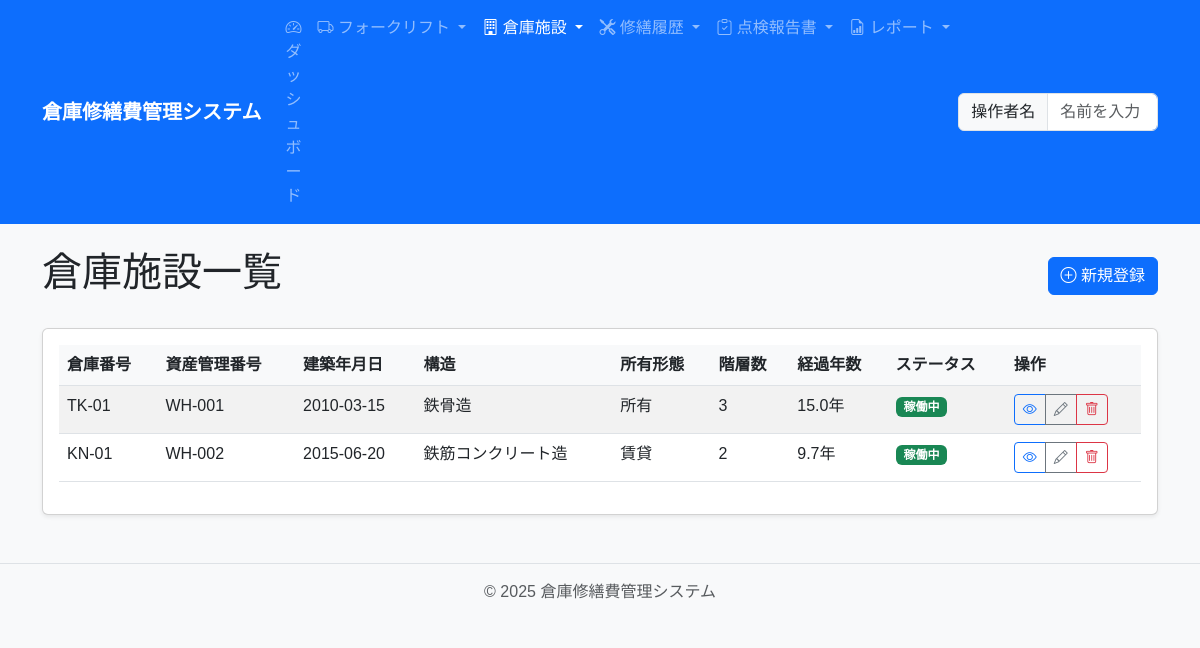
The app's page /facility/ with its own data.
### app/models/facility.py (models this page shows, shortened)
class Facility(Asset):
    __tablename__ = 'facilities'
    warehouse_number = db.Column(db.String(50), unique=True, nullable=False, index=True)
    construction_date = db.Column(db.Date, nullable=False)
    main_structure = db.Column(db.String(100), nullable=False)
    ownership_type = db.Column(db.String(20), nullable=False)  # owned, leased
    floor_count = db.Column(db.Integer, nullable=False)
    repairs = db.relationship('FacilityRepair', back_populates='facility', cascade='all, delete-orphan')
    @property
    def ownership_type_name(self):
        return Config.OWNERSHIP_TYPE_NAMES.get(self.ownership_type, self.ownership_type)

### app/routes/facility.py (the view)
@facility_bp.route('/')
def index():
    facilities = Facility.query.all()
    return render_template('facility/index.html', facilities=facilities)

### app/models/asset.py (called while the page is built)
    @property
    def status_name(self):
        return Config.ASSET_STATUS_NAMES.get(self.asset_status, self.asset_status)

    @property
    def elapsed_years(self):
        if hasattr(self, 'manufacture_date'):
            start_date = self.manufacture_date
        elif hasattr(self, 'construction_date'):
            start_date = self.construction_date
        else:
            start_date = self.acquisition_date
        days_difference = (Config.CURRENT_DATE.date() - start_date).days
        return days_difference / 365.25  # うるう年も考慮した年数

### app/templates/facility/index.html (shortened to what this page needs)
{% extends "base.html" %}
{% block content %}
<div class="d-flex justify-content-between align-items-center mb-4">
    <h1>倉庫施設一覧</h1>
    <a href="{{ url_for('facility.create') }}" class="btn btn-primary">
        <i class="bi bi-plus-circle"></i> 新規登録
    </a>
</div>
<div class="card">
    <div class="card-body">
        {% if facilities %}
        <div class="table-responsive">
            <table class="table table-striped table-hover">
                <thead>
                    <tr>
                        <th>倉庫番号</th>
                        <th>資産管理番号</th>
                        <th>建築年月日</th>
                        <th>構造</th>
                        <th>所有形態</th>
                        <th>階層数</th>
                        <th>経過年数</th>
                        <th>ステータス</th>
                        <th>操作</th>
                    </tr>
                </thead>
                <tbody>
                    {% for facility in facilities %}
                    <tr>
                        <td>{{ facility.warehouse_number }}</td>
                        <td>{{ facility.asset_management_number }}</td>
                        <td>{{ facility.construction_date.strftime('%Y-%m-%d') }}</td>
                        <td>{{ facility.main_structure }}</td>
                        <td>{{ facility.ownership_type_name }}</td>
                        <td>{{ facility.floor_count }}</td>
                        <td>{{ "%.1f"|format(facility.elapsed_years) }}年</td>
                        <td>
                            <span class="badge {% if facility.asset_status == 'active' %}bg-success{% elif facility.asset_status == 'inactive' %}bg-secondary{% elif facility.asset_status == 'under_repair' %}bg-warning{% else %}bg-danger{% endif %}">
                                {{ facility.status_name }}
                            </span>
                        </td>
                        <td>
                            <div class="btn-group btn-group-sm">
                                <a href="{{ url_for('facility.view', id=facility.id) }}" class="btn btn-outline-primary">
                                    <i class="bi bi-eye"></i>
                                </a>
                                <a href="{{ url_for('facility.edit', id=facility.id) }}" class="btn btn-outline-secondary">
                                    <i class="bi bi-pencil"></i>
                                </a>
                                <button type="button" class="btn btn-outline-danger" data-bs-toggle="modal" data-bs-target="#deleteModal{{ facility.id }}">
                                    <i class="bi bi-trash"></i>
                                </button>
                            </div>
                        </td>
                    </tr>
                    {% endfor %}
                </tbody>
            </table>
        </div>
        {% else %}
        <div class="alert alert-info">
            登録されている倉庫施設はありません。
        </div>
        {% endif %}
    </div>
</div>
{% endblock %}

### app/static/css/style.css (style rules this page uses)
body { font-family: "MS Gothic", "Yu Gothic", sans-serif; background-color: #f8f9fa; }
.card { box-shadow: 0 0.125rem 0.25rem rgba(0, 0, 0, 0.075); margin-bottom: 1.5rem; }
.table th { background-color: #f8f9fa; }

### records on screen
Facility: warehouse_number "TK-01", asset_management_number "WH-001", construction_date "2010-03-15", main_structure "鉄骨造", ownership_type_name "所有", floor_count "3", elapsed_years "15.0", status_name "稼働中"
Facility: warehouse_number "KN-01", asset_management_number "WH-002", construction_date "2015-06-20", main_structure "鉄筋コンクリート造", ownership_type_name "賃貸", floor_count "2", elapsed_years "9.7", status_name "稼働中"
